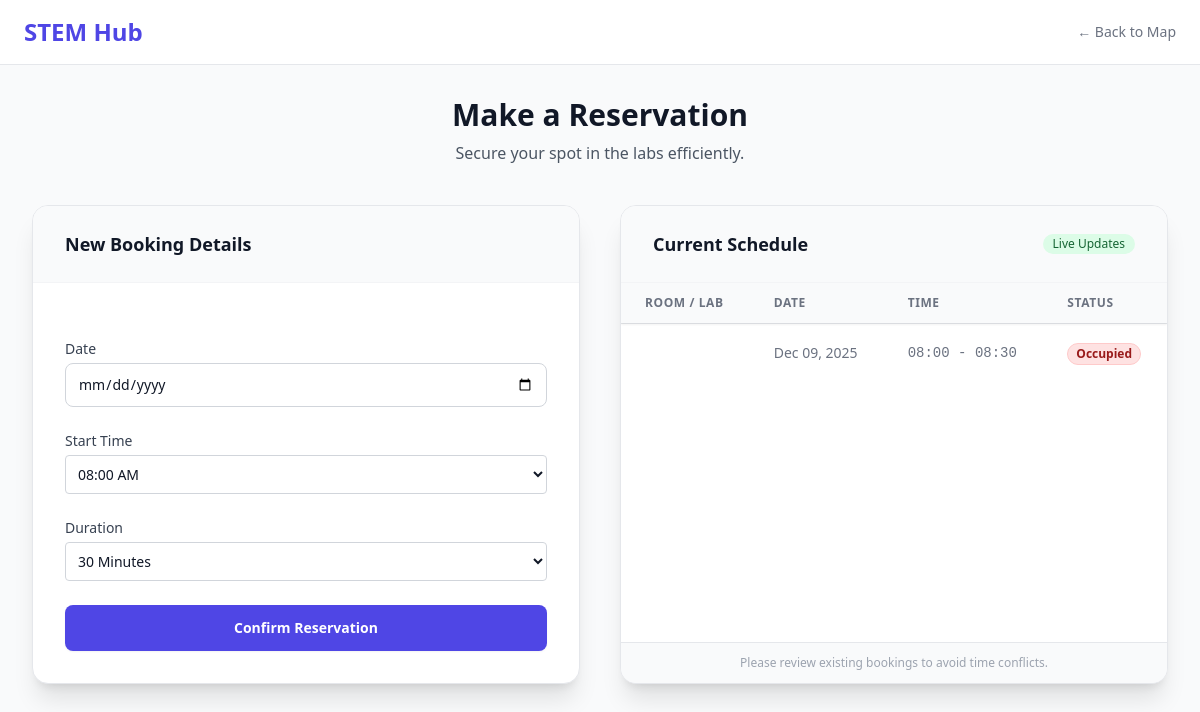
The page /reservations/reserve/3/ (signed in) on the database its author committed.
### reservations/models.py (models this page shows, shortened)
class Reservation(models.Model):
    user = models.ForeignKey(User, on_delete=models.CASCADE)
    lab = models.ForeignKey(Lab, on_delete=models.CASCADE)
    date = models.DateField()
    start_time = models.TimeField()
    end_time = models.TimeField()
    created_at = models.DateTimeField(auto_now_add=True)

### reservations/views.py (the view)
# urls.py: path('reserve/<int:lab_id>/', views.make_reservation, name='make_reservation'),
@login_required
def make_reservation(request, lab_id):
    lab = get_object_or_404(Lab, pk=lab_id)
    initial_data = {}
    if 'date' in request.GET:
        initial_data['date'] = request.GET['date']
    if 'start_time' in request.GET:
        initial_data['start_time'] = request.GET['start_time']
    if request.method == 'POST':
        form = ReservationForm(request.POST)
        if form.is_valid():
            reservation = form.save(commit=False)
            reservation.user = request.user
            reservation.lab = lab
            conflicts = Reservation.objects.filter(
                lab=reservation.lab,
                date=reservation.date
            ).filter(
                Q(start_time__lt=reservation.end_time) &
                Q(end_time__gt=reservation.start_time)
            )
            if conflicts.exists():
                form.add_error(None, "This time slot is already booked for this lab.")
            else:
                reservation.save()
                return redirect('reservations:success')
    else:
        form = ReservationForm(initial=initial_data)
    bookings = Reservation.objects.filter(
        lab=lab,
        date__gte=timezone.now().date()
    ).order_by('date', 'start_time')
    return render(request, 'reservations/reserve.html', {'form': form, 'bookings': bookings, 'lab': lab})

### reservations/forms.py (shortened to what this page needs)
class ReservationForm(forms.ModelForm):
    DURATION_CHOICES = [
        (30, '30 Minutes'),
        (60, '1 Hour'),
        (90, '1 Hour 30 Minutes'),
        (120, '2 Hours'),
        (150, '2 Hours 30 Minutes'),
        (180, '3 Hours'),
        (210, '3 Hours 30 Minutes'),
        (240, '4 Hours'),
    ]
    start_time = forms.TimeField(
        widget=forms.Select(
            choices=generate_time_choices(),
            attrs={'class': 'border p-2 rounded w-full'}
        ),
        label="Start Time"
    )
    duration = forms.ChoiceField(
        choices=DURATION_CHOICES,
        label="Duration",
        widget=forms.Select(attrs={'class': 'border p-2 rounded w-full'})
    )
    class Meta:
        model = Reservation
        fields = ['date', 'start_time']
        widgets = {
            'date': forms.DateInput(attrs={'type': 'date', 'class': 'border p-2 rounded w-full'}),
        }

### CORE/templates/reservations/reserve.html (shortened to what this page needs)
{% load static %}
<!DOCTYPE html>
<html lang="en">
<head>
    <script src="https://cdn.tailwindcss.com"></script>
</head>
<body class="bg-gray-50 font-sans text-gray-800 min-h-screen flex flex-col">
    <nav class="bg-white border-b border-gray-200 px-6 py-4 mb-8">
        <div class="max-w-6xl mx-auto flex justify-between items-center">
            <a href="/" class="font-bold text-2xl text-indigo-600">STEM Hub</a>
            <a href="{% url 'labs:index' %}" class="text-sm font-medium text-gray-500 hover:text-indigo-600 flex items-center gap-1">
                &larr; Back to Map
            </a>
        </div>
    </nav>
    <main class="flex-grow px-4 sm:px-6 lg:px-8 pb-12">
        <div class="max-w-6xl mx-auto">
            <div class="mb-10 text-center">
                <h1 class="text-3xl font-extrabold text-gray-900">Make a Reservation</h1>
                <p class="mt-2 text-gray-600">Secure your spot in the labs efficiently.</p>
            </div>
            <div class="grid grid-cols-1 lg:grid-cols-2 gap-10">
                <div class="bg-white rounded-2xl shadow-xl border border-gray-200 overflow-hidden">
                    <div class="px-8 py-6 border-b border-gray-100 bg-gray-50">
                        <h2 class="text-lg font-bold text-gray-900">New Booking Details</h2>
                    </div>
                    <div class="p-8">
                        <form method="post" class="space-y-6">
                            {% for field in form %}
                                <div>
                                    <label for="{{ field.id_for_label }}" class="block text-sm font-medium text-gray-700 mb-1">
                                        {{ field.label }}
                                    </label>
                                    <div>
                                        {{ field }}
                                    </div>
                                </div>
                            {% endfor %}
                            <button type="submit" class="w-full flex justify-center py-3 px-4 border border-transparent rounded-lg shadow-sm text-sm font-bold text-white bg-indigo-600 hover:bg-indigo-700 focus:outline-none focus:ring-2 focus:ring-offset-2 focus:ring-indigo-500 transition-colors">
                                Confirm Reservation
                            </button>
                        </form>
                    </div>
                </div>
                <div class="bg-white rounded-2xl shadow-xl border border-gray-200 overflow-hidden flex flex-col h-full" style="max-height: 800px;">
                    <div class="px-8 py-6 border-b border-gray-100 bg-gray-50 flex justify-between items-center">
                        <h2 class="text-lg font-bold text-gray-900">Current Schedule</h2>
                        <span class="inline-flex items-center px-2.5 py-0.5 rounded-full text-xs font-medium bg-green-100 text-green-800">
                            Live Updates
                        </span>
                    </div>
                    <div class="flex-grow overflow-auto custom-scrollbar relative">
                        <table class="min-w-full divide-y divide-gray-200">
                            <thead class="bg-gray-50 sticky top-0 shadow-sm z-10">
                                <tr>
                                    <th scope="col" class="px-6 py-3 text-left text-xs font-bold text-gray-500 uppercase tracking-wider">Room / Lab</th>
                                    <th scope="col" class="px-6 py-3 text-left text-xs font-bold text-gray-500 uppercase tracking-wider">Date</th>
                                    <th scope="col" class="px-6 py-3 text-left text-xs font-bold text-gray-500 uppercase tracking-wider">Time</th>
                                    <th scope="col" class="px-6 py-3 text-left text-xs font-bold text-gray-500 uppercase tracking-wider">Status</th>
                                </tr>
                            </thead>
                            <tbody class="bg-white divide-y divide-gray-200">
                                {% for booking in bookings %}
                                <tr class="hover:bg-gray-50 transition">
                                    <td class="px-6 py-4 whitespace-nowrap text-sm font-medium text-gray-900">
                                    </td>
                                    <td class="px-6 py-4 whitespace-nowrap text-sm text-gray-500">
                                        {{ booking.date|date:"M d, Y" }}
                                    </td>
                                    <td class="px-6 py-4 whitespace-nowrap text-sm text-gray-500 font-mono">
                                        {{ booking.start_time|time:"H:i" }} - {{ booking.end_time|time:"H:i" }}
                                    </td>
                                    <td class="px-6 py-4 whitespace-nowrap">
                                        <span class="px-2 inline-flex text-xs leading-5 font-semibold rounded-full bg-red-100 text-red-800 border border-red-200">
                                            Occupied
                                        </span>
                                    </td>
                                </tr>
                                {% endfor %}
                            </tbody>
                        </table>
                    </div>
                    <div class="px-6 py-3 bg-gray-50 border-t border-gray-200 text-center">
                        <p class="text-xs text-gray-400">Please review existing bookings to avoid time conflicts.</p>
                    </div>
                </div>
            </div>
        </div>
    </main>
</body>
</html>

### CORE/templates/reservations/reserve.html (style rules this page uses)
form input[type="text"], form input[type="date"], form input[type="time"], form input[type="datetime-local"], form select, form textarea { display: block; width: 100%; padding: 0.625rem 0.75rem; font-size: 0.875rem; line-height: 1.25rem; color: #111827; background-color: #fff; border: 1px solid #d1d5db; border-radius: 0.5rem; margin-top: 0.25rem; transition: border-color 0.15s ease-in-out, box-shadow 0.15s ease-in-out; }

### rows shown on the page
Reservation: date "Dec 09, 2025", start_time "08:00", end_time "08:30"

### other values the page prints
{{ field.label }} "Date" "Start Time" "Duration"
